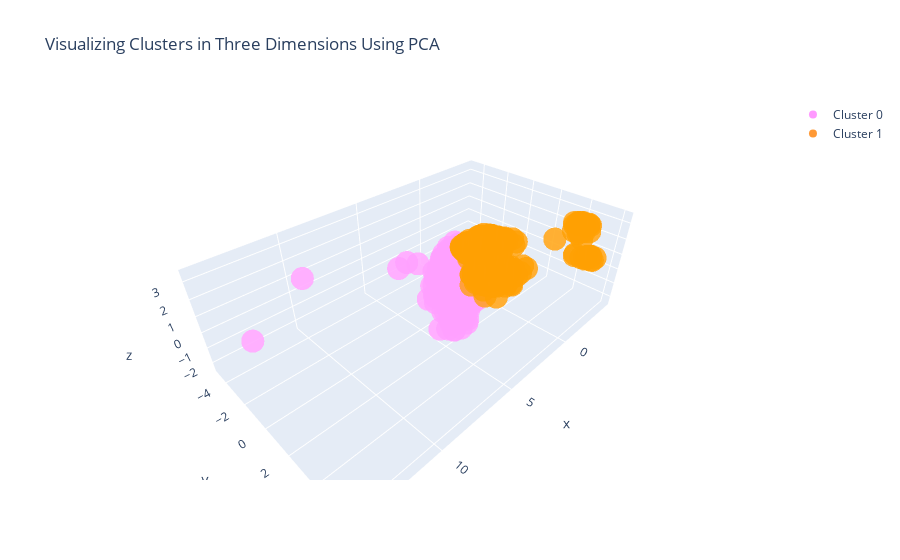

The notebook cell saved with this chart:
### Code cell
#Instructions for building the 3-D plot

#trace1 is for 'Cluster 0'
trace1 = go.Scatter3d(
                    x = cluster0["PC1_3d"],
                    y = cluster0["PC2_3d"],
                    z = cluster0["PC3_3d"],
                    mode = "markers",
                    name = "Cluster 0",
                    marker = dict(color = 'rgba(255, 128, 255, 0.8)'),
                    text = None)

#trace2 is for 'Cluster 1'
trace2 = go.Scatter3d(
                    x = cluster1["PC1_3d"],
                    y = cluster1["PC2_3d"],
                    z = cluster1["PC3_3d"],
                    mode = "markers",
                    name = "Cluster 1",
                    marker = dict(color = 'rgba(255, 128, 2, 0.8)'),
                    text = None)

#trace3 is for 'Cluster 2'
trace3 = go.Scatter3d(
                    x = cluster2["PC1_3d"],
                    y = cluster2["PC2_3d"],
                    z = cluster2["PC3_3d"],
                    mode = "markers",
                    name = "Cluster 2",
                    marker = dict(color = 'rgba(0, 255, 200, 0.8)'),
                    text = None)

data = [trace1, trace2, trace3]

title = "Visualizing Clusters in Three Dimensions Using PCA"

layout = dict(title = title,
              xaxis= dict(title= 'PC1',ticklen= 5,zeroline= False),
              yaxis= dict(title= 'PC2',ticklen= 5,zeroline= False)
             )

fig = dict(data = data, layout = layout)

iplot(fig)

### Figure 1 — Plotly figure (JSON) as saved in the notebook; plotly's stock layout.template omitted (floating-point values rounded to 4 significant figures; data arrays with more than 128 entries replaced by an {"elided": "..."} marker saying what was removed)
{"data": [{"marker": {"color": "rgba(255, 128, 255, 0.8)"}, "mode": "markers", "name": "Cluster 0", "type": "scatter3d", "x": {"elided": "965 float values"}, "y": {"elided": "965 float values"}, "z": {"elided": "965 float values"}}, {"marker": {"color": "rgba(255, 128, 2, 0.8)"}, "mode": "markers", "name": "Cluster 1", "type": "scatter3d", "x": {"elided": "1275 float values"}, "y": {"elided": "1275 float values"}, "z": {"elided": "1275 float values"}}, {"marker": {"color": "rgba(0, 255, 200, 0.8)"}, "mode": "markers", "name": "Cluster 2", "type": "scatter3d", "x": [], "y": [], "z": []}], "layout": {"title": {"text": "Visualizing Clusters in Three Dimensions Using PCA"}, "xaxis": {"ticklen": 5, "title": {"text": "PC1"}, "zeroline": false}, "yaxis": {"ticklen": 5, "title": {"text": "PC2"}, "zeroline": false}}}
